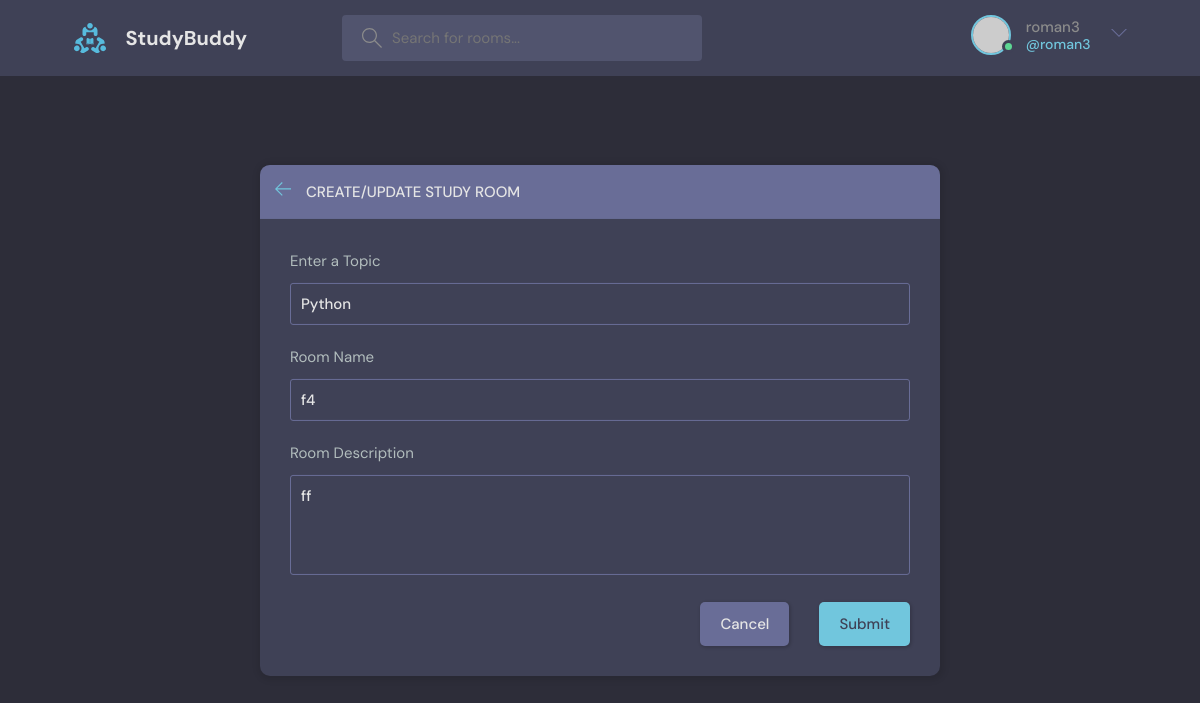
Page /update-room/10/ (signed in) on the committed database.
### base/models.py (models this page shows, shortened)
class Room(models.Model):
    host = models.ForeignKey(User, on_delete=models.SET_NULL, null=True)
    topic = models.ForeignKey("Topic", on_delete=models.SET_NULL, null=True)
    name = models.CharField(max_length=200)
    description = models.TextField(null=True, blank=True)
    participants = models.ManyToManyField(User, related_name="participants", blank=True)
    updated = models.DateTimeField(auto_now=True)
    created = models.DateTimeField(auto_now_add=True)
    class Meta:
        ordering = ['-updated', '-created']

class Topic(models.Model):
    name = models.CharField(max_length=200)

### base/views.py (the view, shortened to what this page needs)
# urls.py: path("update-room/<str:pk>/", views.updateRoom, name="update-room"),
@login_required(login_url='login')
def updateRoom(request, pk):
    topics = Topic.objects.all()
    room = Room.objects.get(id=pk)
    form = RoomForm(instance=room)
    if request.user != room.host:
        return HttpResponse("You are not allowed to edit this room.")
    context = {'form': form, "topics": topics, "room": room}
    return render(request, 'base/room_form.html', context)

### base/forms.py
class RoomForm(ModelForm):
    class Meta:
        model = Room
        fields = "__all__"
        exclude = ["host", "participants"]

### base/templates/base/room_form.html (shortened to what this page needs)
{% extends 'main.html' %}
{% block content %}
<main class="create-room layout">
    <div class="container">
        <div class="layout__box">
            <div class="layout__boxHeader">
                <div class="layout__boxTitle">
                    <a href="{% url 'home' %}">
                        <svg version="1.1" xmlns="http://www.w3.org/2000/svg" width="32" height="32"
                             viewBox="0 0 32 32">
                            <title>arrow-left</title>
                            <path
                                    d="M13.723 2.286l-13.723 13.714 13.719 13.714 1.616-1.611-10.96-10.96h27.625v-2.286h-27.625l10.965-10.965-1.616-1.607z">
                            </path>
                        </svg>
                    </a>
                    <h3>Create/Update Study Room</h3>
                </div>
            </div>
            <div class="layout__body">
                <form class="form" action="" method="POST">
                    <div class="form__group">
                        <label for="room_topic">Enter a Topic</label>
                        <input required type="text" value="{{room.topic.name}}" name="topic" list="topic-list" />
                    </div>
                    <div class="form__group">
                        <label for="room_name">Room Name</label>
                        {{form.name}}
                    </div>
                    <div class="form__group">
                        <label for="room_description">Room Description</label>
                        {{form.description}}
                    </div>
                    <div class="form__action">
                        <a class="btn btn--dark" href="{% url 'home' %}">Cancel</a>
                        <button class="btn btn--main" type="submit">Submit</button>
                    </div>
                </form>
            </div>
        </div>
    </div>
</main>
{% endblock content %}

### templates/navbar.html (shortened to what this page needs)
{% load static %}
<header class="header header--loggedIn">
    <div class="container">
        <a href="{% url 'home' %}" class="header__logo">
            <img src="{% static 'images/logo.svg' %}"/>
            <h1>StudyBuddy</h1>
        </a>
        <form class="header__search" method="GET" action="{% url 'home' %}">
            <label>
                <input name="q" placeholder="Search for rooms..."/>
            </label>
        </form>
        <nav class="header__menu">
            {% if request.user.is_authenticated %}
            <div class="header__user">
                <a href="{% url 'user-profile' request.user.id %}">
                    <div class="avatar avatar--medium active">
                        <img src="https://randomuser.me/api/portraits/men/37.jpg"/>
                    </div>
                    <p>{{request.user.username}}<span>@{{request.user.username}}</span></p>
                </a>
                <button class="dropdown-button">
                    <svg version="1.1" xmlns="http://www.w3.org/2000/svg" width="32" height="32" viewBox="0 0 32 32">
                        <title>chevron-down</title>
                        <path d="M16 21l-13-13h-3l16 16 16-16h-3l-13 13z"></path>
                    </svg>
                </button>
            </div>
            {% else %}
            <a href="{% url 'login' %}">
                <img src="{% static 'images/avatar.svg' %}"/>
                <p>Login</p>
            </a>
            {% endif %}
        </nav>
    </div>
</header>

### rows in the picture
Room: topic "Python", name "f4", description "ff"

### other values in the picture
{{ request.user.username }} "roman3"
